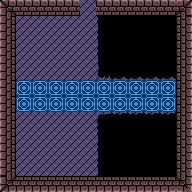

Rendered tile map (Tiled .tmx) drawn with the repository's tilesets; below, a short description and the full map source, tile grids included:
An orthogonal 12x12 tile map with 16x16 px tiles, 2 tile layers (floor, level), 6 tilesets and 43 objects.

<map version="1.2" tiledversion="1.3.2" orientation="orthogonal" renderorder="right-down" compressionlevel="0" width="12" height="12" tilewidth="16" tileheight="16" infinite="0" nextlayerid="5" nextobjectid="54">
 <tileset firstgid="1" source="../../tilesets/zelda_inspired_dungeon.tsx" />
 <tileset firstgid="81" source="../../tilesets/dungeon pit.tsx" />
 <tileset firstgid="97" source="../../tilesets/openworld.tsx" />
 <tileset firstgid="577" source="../../tilesets/pit.tsx" />
 <tileset firstgid="641" source="../../tilesets/beast.tsx" />
 <tileset firstgid="681" source="../../tilesets/smallchest.tsx" />
 <layer id="1" name="floor" width="12" height="12">
  <data encoding="csv">
36,36,36,36,36,36,36,36,36,36,36,36,
36,36,36,36,36,36,36,36,36,36,36,36,
36,36,36,36,36,36,36,36,36,36,36,36,
36,36,36,36,36,36,36,36,36,36,36,36,
36,36,36,36,36,36,36,36,36,36,36,36,
36,56,56,56,56,56,56,56,56,56,56,36,
36,56,56,56,56,56,56,56,56,56,56,36,
36,36,36,36,36,36,36,36,36,36,36,36,
36,36,36,36,36,36,36,36,36,36,36,36,
36,36,36,36,36,36,36,36,36,36,36,36,
36,36,36,36,36,36,36,36,36,36,36,36,
36,36,36,36,36,36,36,36,36,36,36,36
</data>
 </layer>
 <layer id="2" name="level" width="12" height="12">
  <data encoding="csv">
1,2,2,2,2,0,2,2,2,2,2,3,
11,0,0,0,0,0,85,86,86,86,86,13,
11,0,0,0,0,0,85,86,86,86,86,13,
11,0,0,0,0,0,85,86,86,86,86,13,
11,0,0,0,0,0,89,90,90,90,90,13,
11,0,0,0,0,0,0,0,0,0,0,13,
11,0,0,0,0,0,0,0,0,0,0,13,
11,0,0,0,0,0,81,82,82,82,82,13,
11,0,0,0,0,0,85,86,86,86,86,13,
11,0,0,0,0,0,85,86,86,86,86,13,
11,0,0,0,0,0,85,86,86,86,86,13,
21,22,22,22,22,22,22,22,22,22,22,23
</data>
 </layer>
 <objectgroup id="3" name="entities we dont draw">
  <object id="1" gid="636" x="96" y="32" width="16" height="16" />
  <object id="2" gid="636" x="112" y="32" width="16" height="16" />
  <object id="3" gid="636" x="128" y="32" width="16" height="16" />
  <object id="9" gid="636" x="160" y="32" width="16" height="16" />
  <object id="10" gid="636" x="144" y="32" width="16" height="16" />
  <object id="11" gid="636" x="144" y="48" width="16" height="16" />
  <object id="12" gid="636" x="160" y="48" width="16" height="16" />
  <object id="13" gid="636" x="112" y="48" width="16" height="16" />
  <object id="14" gid="636" x="128" y="48" width="16" height="16" />
  <object id="15" gid="636" x="96" y="48" width="16" height="16" />
  <object id="16" gid="636" x="96" y="64" width="16" height="16" />
  <object id="17" gid="636" x="112" y="64" width="16" height="16" />
  <object id="18" gid="636" x="128" y="64" width="16" height="16" />
  <object id="19" gid="636" x="144" y="64" width="16" height="16" />
  <object id="20" gid="636" x="160" y="64" width="16" height="16" />
  <object id="21" gid="636" x="160" y="80" width="16" height="16" />
  <object id="22" gid="636" x="144" y="80" width="16" height="16" />
  <object id="23" gid="636" x="128" y="80" width="16" height="16" />
  <object id="24" gid="636" x="112" y="80" width="16" height="16" />
  <object id="25" gid="636" x="96" y="80" width="16" height="16" />
  <object id="26" gid="636" x="96" y="128" width="16" height="16" />
  <object id="27" gid="636" x="112" y="128" width="16" height="16" />
  <object id="28" gid="636" x="128" y="128" width="16" height="16" />
  <object id="29" gid="636" x="144" y="128" width="16" height="16" />
  <object id="30" gid="636" x="160" y="128" width="16" height="16" />
  <object id="31" gid="636" x="160" y="144" width="16" height="16" />
  <object id="32" gid="636" x="144" y="144" width="16" height="16" />
  <object id="33" gid="636" x="128" y="144" width="16" height="16" />
  <object id="34" gid="636" x="112" y="144" width="16" height="16" />
  <object id="35" gid="636" x="96" y="144" width="16" height="16" />
  <object id="36" gid="636" x="96" y="160" width="16" height="16" />
  <object id="37" gid="636" x="112" y="160" width="16" height="16" />
  <object id="38" gid="636" x="128" y="160" width="16" height="16" />
  <object id="39" gid="636" x="144" y="160" width="16" height="16" />
  <object id="40" gid="636" x="160" y="160" width="16" height="16" />
  <object id="41" gid="636" x="160" y="176" width="16" height="16" />
  <object id="42" gid="636" x="144" y="176" width="16" height="16" />
  <object id="43" gid="636" x="128" y="176" width="16" height="16" />
  <object id="44" gid="636" x="112" y="176" width="16" height="16" />
  <object id="45" gid="636" x="96" y="176" width="16" height="16" />
  <object id="51" gid="681" x="160" y="96" width="16" height="16">
   <properties>
    <property name="loot" value="smallkey" />
    <property name="msg">YOU HAVE FOUND A SMALL KEY
USE IT UNLOCK A DOOR</property>
   </properties>
  </object>
  <object id="52" gid="641" x="25.5263" y="181.252" width="50" height="50">
   <properties>
    <property name="position" value="NORTH" />
   </properties>
  </object>
  <object id="53" gid="641" x="13.8439" y="134.814" width="50" height="50">
   <properties>
    <property name="position" value="EAST" />
   </properties>
  </object>
 </objectgroup>
</map>
